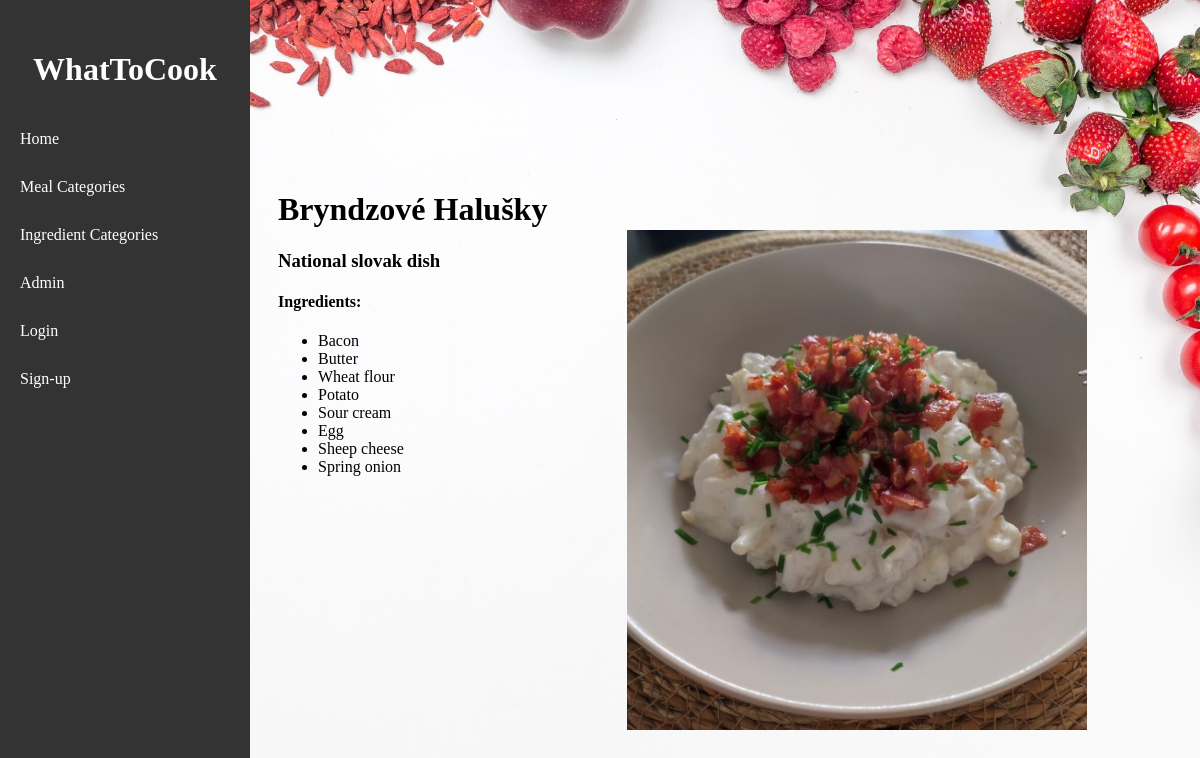
/meal_detail/2/, run on an earlier commit of the app's database.
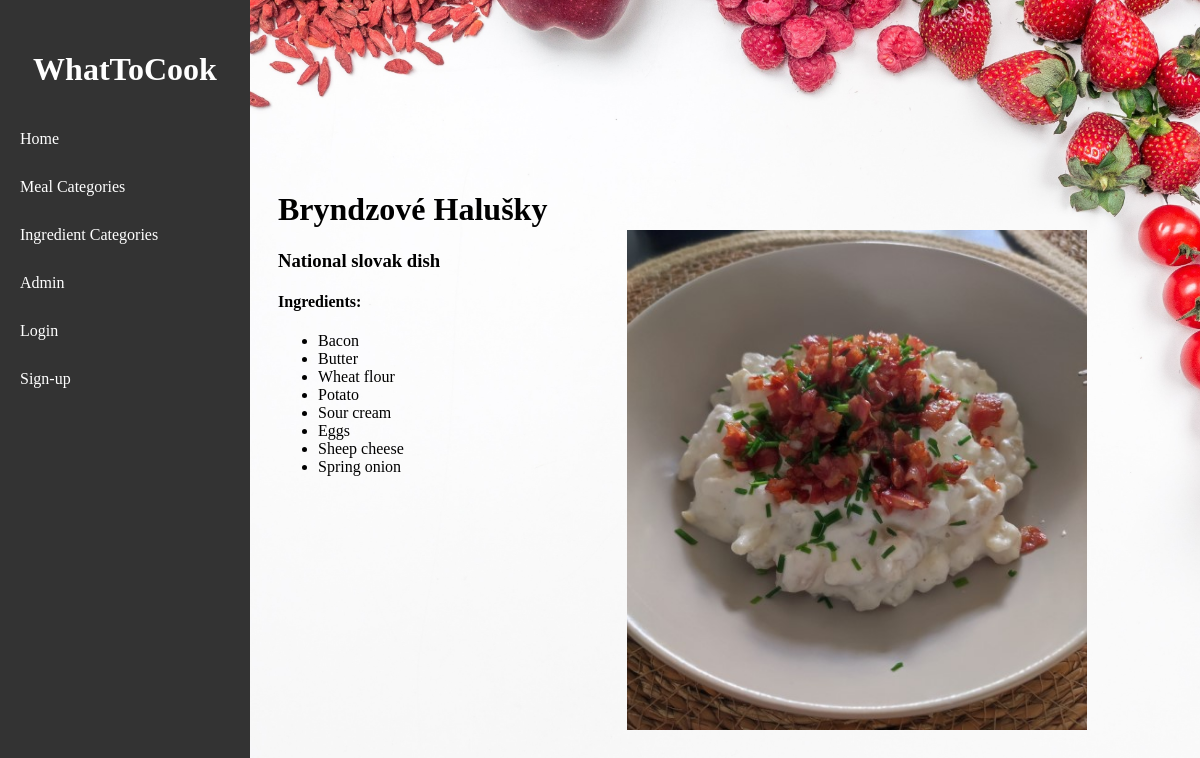
And on a later commit of the database.
### viewer/models.py (models this page shows, shortened)
class Ingredient(Model):
    name = CharField(max_length=50)
    category = ForeignKey(IngredientCategory, on_delete=CASCADE)
    calories_per_100g = IntegerField(validators=[MinValueValidator(1)], blank=False)

### viewer/views.py (the view)
# urls.py: path('meal_detail/<int:meal_id>/', meal_detail, name='meal_detail'),
def meal_detail(request, meal_id):
    meal = get_object_or_404(Meal, id=meal_id)
    return render(request, 'meal_detail.html', {'meal': meal})

### viewer/templates/meal_detail.html
{% extends 'base.html' %}
{% block content %}
{% load static %}
<link rel="stylesheet" href="{% static 'style.css' %}">
<body>
    <div class="container">
        <div class="meal-detail">
            <div class="meal-info">
                <h1>{{ meal.name }}</h1>
                <h3>{{ meal.description }}</h3>
                <h4>Ingredients:</h4>
                <ul>
                    {% for ingredient in meal.ingredients.all %}
                        <li>{{ ingredient.name }}</li>
                    {% endfor %}
                </ul>
            </div>
            <img class="meal-image" src="{{ MEDIA_URL }}{{ meal.picture.url }}">
        </div>
    </div>
</body>
{% endblock %}

What changed in the data, as far as the page shows it:
changed Ingredient: name "Egg" → "Eggs"
